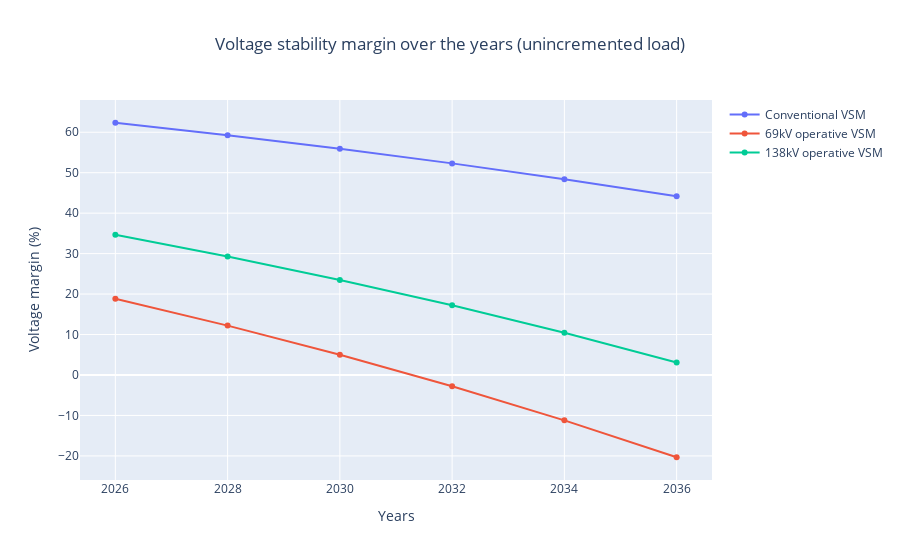

Notebook code cell kept with this figure:
### Code cell
fig = go.Figure()

met_per_year = []
met_per_year_69 = []
met_per_year_138 = []

for year in years:
    met_per_year.append(met_matrix_unincremented[year][0][0])
    met_per_year_69.append(met_matrix_unincremented_69[year][0][0])
    met_per_year_138.append(met_matrix_unincremented_138[year][0][0])

fig.add_trace(
    go.Scatter(x= years,
               y= met_per_year,
               name= 'Conventional VSM')
)

fig.add_trace(
    go.Scatter(x= years,
               y= met_per_year_69,
               name= '69kV operative VSM')
)

fig.add_trace(
    go.Scatter(x= years,
               y= met_per_year_138,
               name= '138kV operative VSM')
)

# fig.update_yaxes(range= [40, 65])

fig.update_layout(
    xaxis_title= 'Years',
    yaxis_title= 'Voltage margin (%)',
    title= 'Voltage stability margin over the years (unincremented load)',
    title_x= 0.5
)

fig.show()

### Figure 1 — Plotly figure (JSON) as saved in the notebook; plotly's stock layout.template omitted (floating-point values rounded to 4 significant figures)
{"data": [{"name": "Conventional VSM", "type": "scatter", "x": [2026, 2028, 2030, 2032, 2034, 2036], "y": [62.34, 59.26, 55.92, 52.3, 48.39, 44.16]}, {"name": "69kV operative VSM", "type": "scatter", "x": [2026, 2028, 2030, 2032, 2034, 2036], "y": [18.86, 12.21, 5.006, -2.784, -11.21, -20.33]}, {"name": "138kV operative VSM", "type": "scatter", "x": [2026, 2028, 2030, 2032, 2034, 2036], "y": [34.64, 29.29, 23.49, 17.21, 10.42, 3.08]}], "layout": {"title": {"text": "Voltage stability margin over the years (unincremented load)", "x": 0.5}, "xaxis": {"title": {"text": "Years"}}, "yaxis": {"title": {"text": "Voltage margin (%)"}}}}
